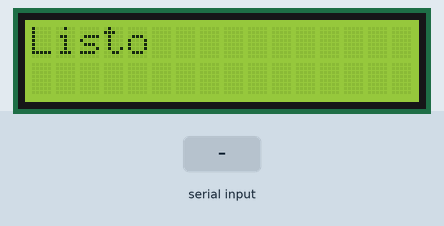
Recording of a sketch running on a simulated Arduino Uno, built with avr-gcc and run on an emulated ATmega328P. On the bench: 16×2 character LCD. Inputs (shaded band) come from the test bench.

Above: at 1.2 s.
1.3 s: "1\n" received over Serial
At 2.2 s:
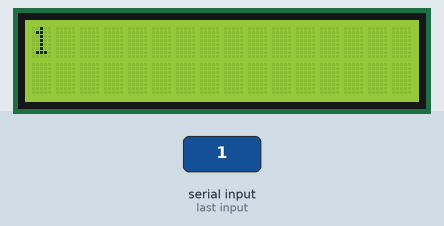
2.8 s: "0\n" received over Serial
At 3.3 s:
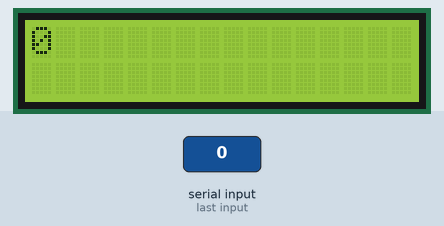
4.3 s: "2\n" received over Serial
At 5.6 s:
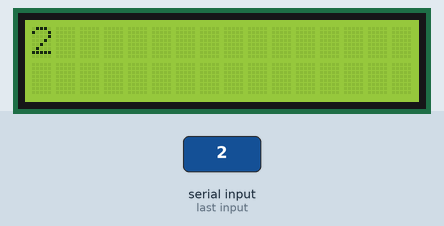
Timing chart, 0 to 7.3 s (numbered marks = the images above; inputs shaded):
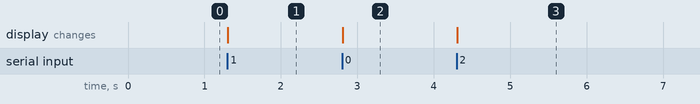

The sketch:

lcd_serial.ino
```cpp
#include <Wire.h>
#include <LiquidCrystal_I2C.h>

LiquidCrystal_I2C lcd(0x27, 16, 2);

void setup() {
  Serial.begin(9600);
  lcd.init();
  lcd.backlight();
  lcd.clear();
  lcd.setCursor(0, 0);
  lcd.print("Listo");
}

void loop() {
  if (!Serial.available()) return;

  String msg = Serial.readStringUntil('\n');
  msg.trim();

  lcd.clear();

  String l1 = msg;
  String l2 = "";
  int sep = msg.indexOf('|');
  if (sep >= 0) {
    l1 = msg.substring(0, sep);
    l2 = msg.substring(sep + 1);
  }

  lcd.setCursor(0, 0);
  lcd.print(l1.substring(0, 16));
  lcd.setCursor(0, 1);
  lcd.print(l2.substring(0, 16));
}
```

Measured:
- after the input at 1.3 s, the display: changes at once (image 1)
- after the input at 2.8 s, the display: changes at once (image 2)
- after the input at 4.3 s, the display: changes at once (image 3)
